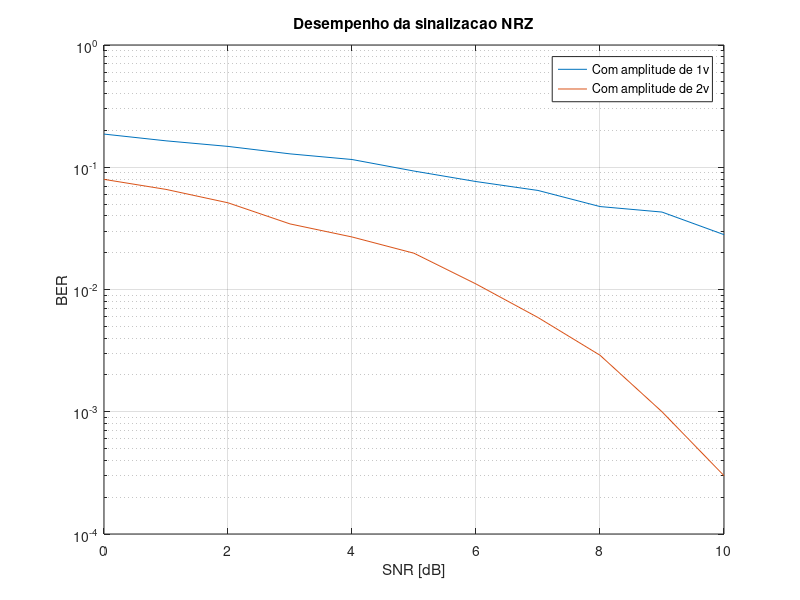

Reproduce this figure in MATLAB.
%% Desempenho de erro PbxSNR
% Allex Magno Andrade
% Laboratorio 4

clear all
close all
clc

N = 10; % Fator de superamostragem
M = 2; % numero de simbolos da transmissao
Rb = 1000; %taxa de transmissao/segundo ~ Bw
Fs = N*Rb; % Freq de amostragem
f_cut = 1.5e3; % freq de corte
A = 1; % Amplitude do sinal
passo_t = 1/(N*Rb);
info = randi([0 M-1],1,10000); % Gerando um ruido
info_up = upsample(info, N); % super amostragem
%Fazendo o nivel de tensao variar
filtro_NRZ = ones(1, N); % filtro
tx = filter(filtro_NRZ, 1, info_up); % fazendo a convolucao e colocando no nivel de tensao
t = 0:passo_t:(length(info)/Rb)-passo_t;
for A = 1:2
    tx = filter(filtro_NRZ, 1, info_up)*(2*A)-A; % fazendo a convolucao e colocando no nivel de tensao
    for SNR = 0:10
    %% [Tx] -> [canal AWGS] -> [Rx] (Rx = Tx + n) sendo n o ruido branco
    % Receptor
    rx = awgn(tx, SNR); % Insere um ruido branco ao sinal Tx com a potencia variada
    
    %% Detec?cao de sinais binarios em um canal AWGN
    % Probilidade de erro
    z_T = rx(N:N:end);
    limiar_NRZ = A/2; 
    info_hat = z_T > limiar_NRZ; 
    erro_bit = sum(xor(info, info_hat));
    taxa_erro(SNR + 1) = (erro_bit/length(info));
    end;
    SNR_vec = 0:10;
    figure(1)
    semilogy(SNR_vec, taxa_erro)
    xlabel('SNR [dB]')
    ylabel('BER')
    title('Desempenho da sinalizacao NRZ')
    grid on
    hold on  
end;
legend('Com amplitude de 1v', 'Com amplitude de 2v')
hold off